Frame 1 (no input): blank canvas, image omitted
Frame 60 (no input): blank canvas, image omitted
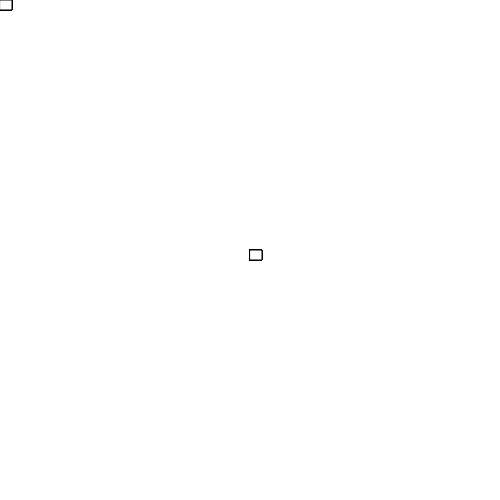
Frame 120 (the mouse pressed at the canvas centre since frame 60)

The p5.js sketch whose frames 1 and 60 were blank and that drew this single picture after the mouse press (run headless with seeded random() and noise() and a simulated clock; from frame 60 on, the mouse is pressed at the canvas centre):

// p5.js sketch
// ── sketch.js
function setup() {
  // put setup code here
  createCanvas(500, 500);
}

function draw() {
  // put drawing code here

  rect(mouseX, mouseY, 12, 10) ;
}
